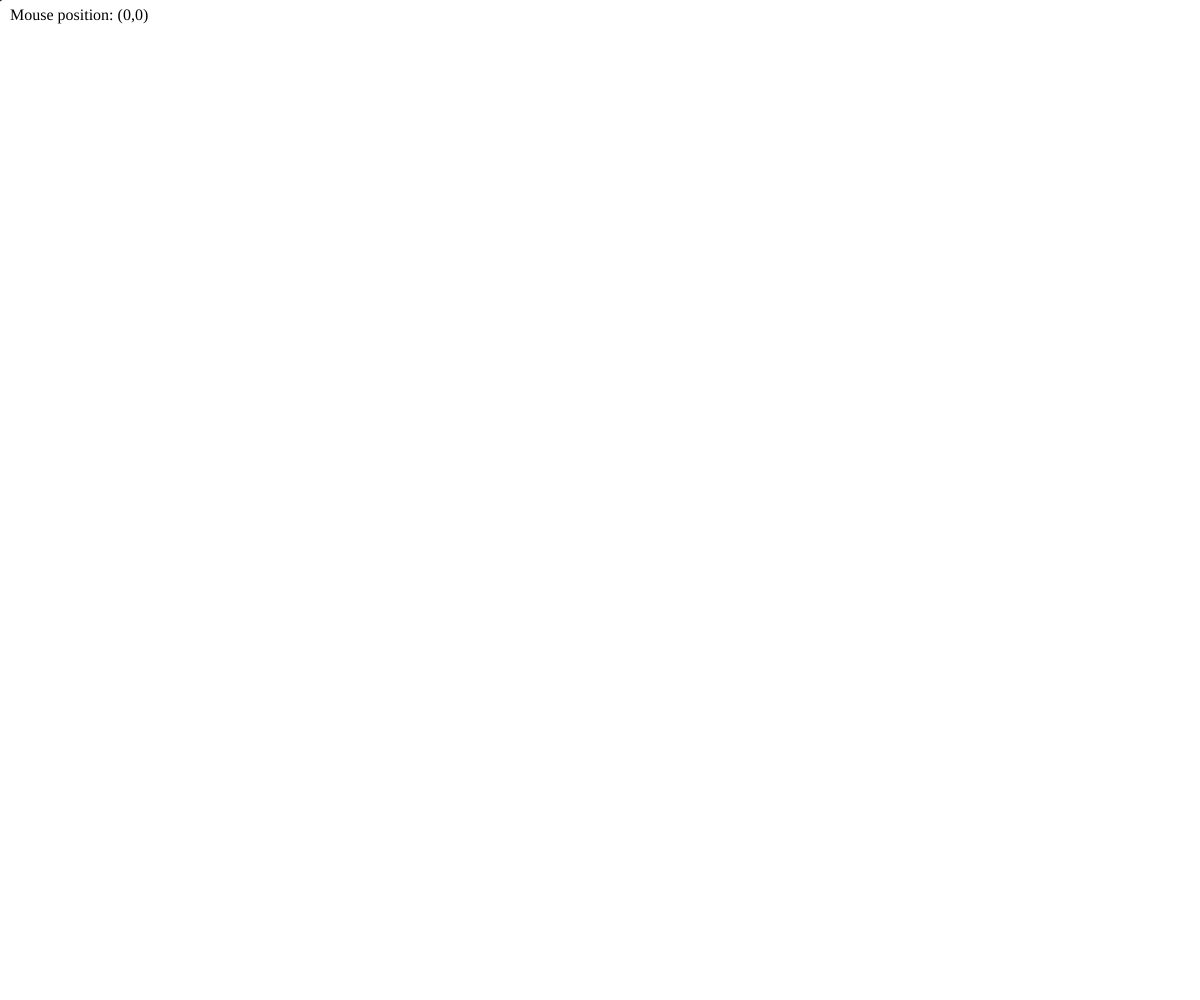
Frame 1 (no input)
Frame 60 (no input): identical to frame 1, image omitted
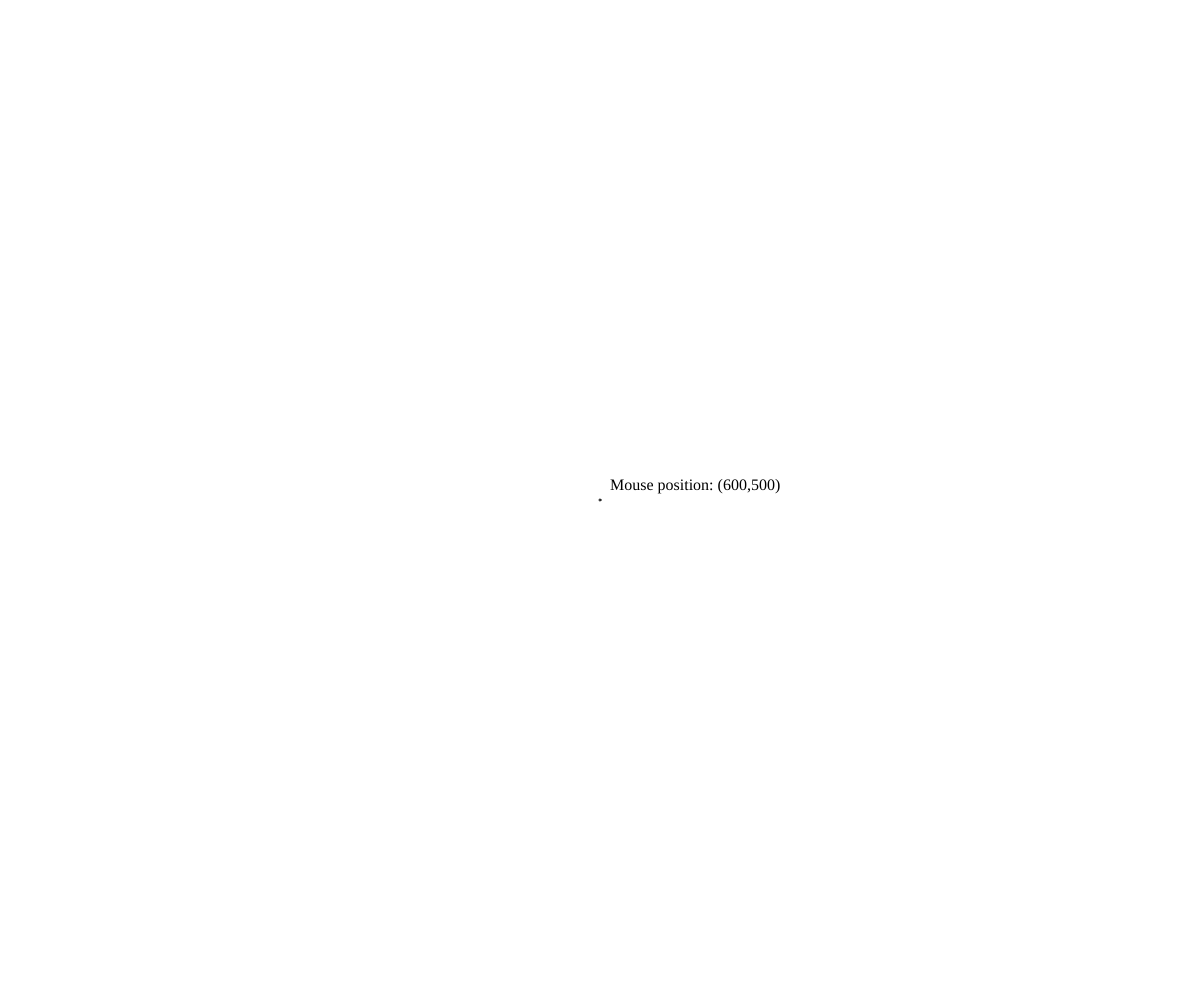
Frame 120 (the mouse pressed at the canvas centre since frame 60)

The p5.js sketch that drew these frames (run headless with seeded random() and noise() and a simulated clock; from frame 60 on, the mouse is pressed at the canvas centre):

// p5.js sketch
// ── sketch.js
// Example code from
// Coding Train "Live Stream #7: HTML / CSS / DOM with p5.js"
// https://youtu.be/rEC9U9dgxkA

var windowWidth = window.innerWidth || document.clientWidth,
    windowHeight = window.innerHeight || document.clientHeight;

var info;

function setup() {
    var canvas = createCanvas(windowWidth, windowHeight);
    canvas.position(0, 0);
    info = createP('Mouse position:');
    info.position(0, 0);
}

function draw() {
    clear();

    // draw mouse pointer
    stroke(0);
    circle(mouseX, mouseY, 2);

    // adjust relative position of info element
    var offsetX = 10,
        offsetY = -40;
    if (mouseX > width - 100) {
        offsetX = -100;
    }
    if (mouseY < 40) {
        offsetY = -10;
    }
    info.position(mouseX + offsetX, mouseY + offsetY);

    // draw info text
    info.html("Mouse position: (" + mouseX + "," + mouseY + ")");
}
